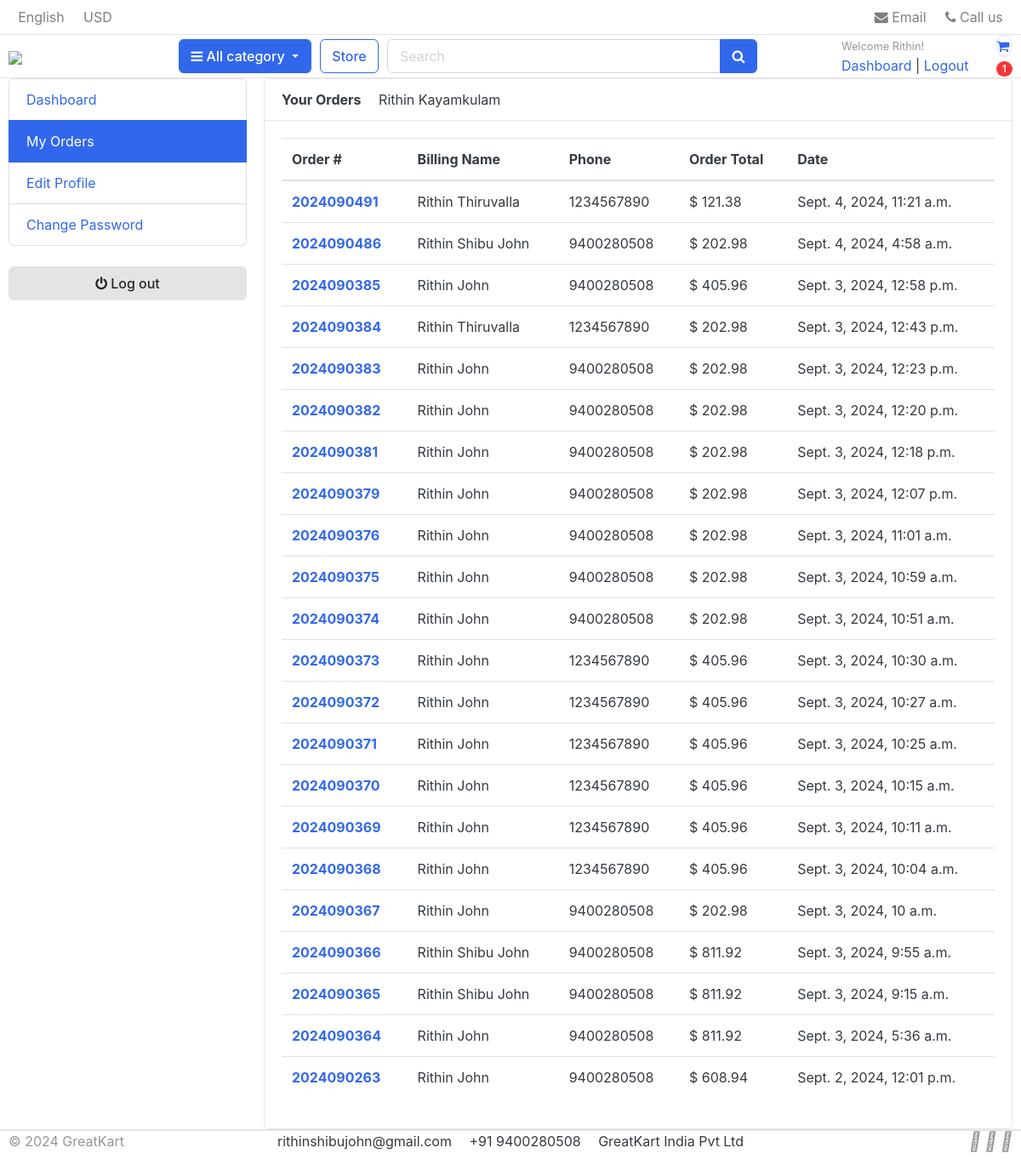
Page /accounts/my_orders/ (signed in) on the earlier database version.
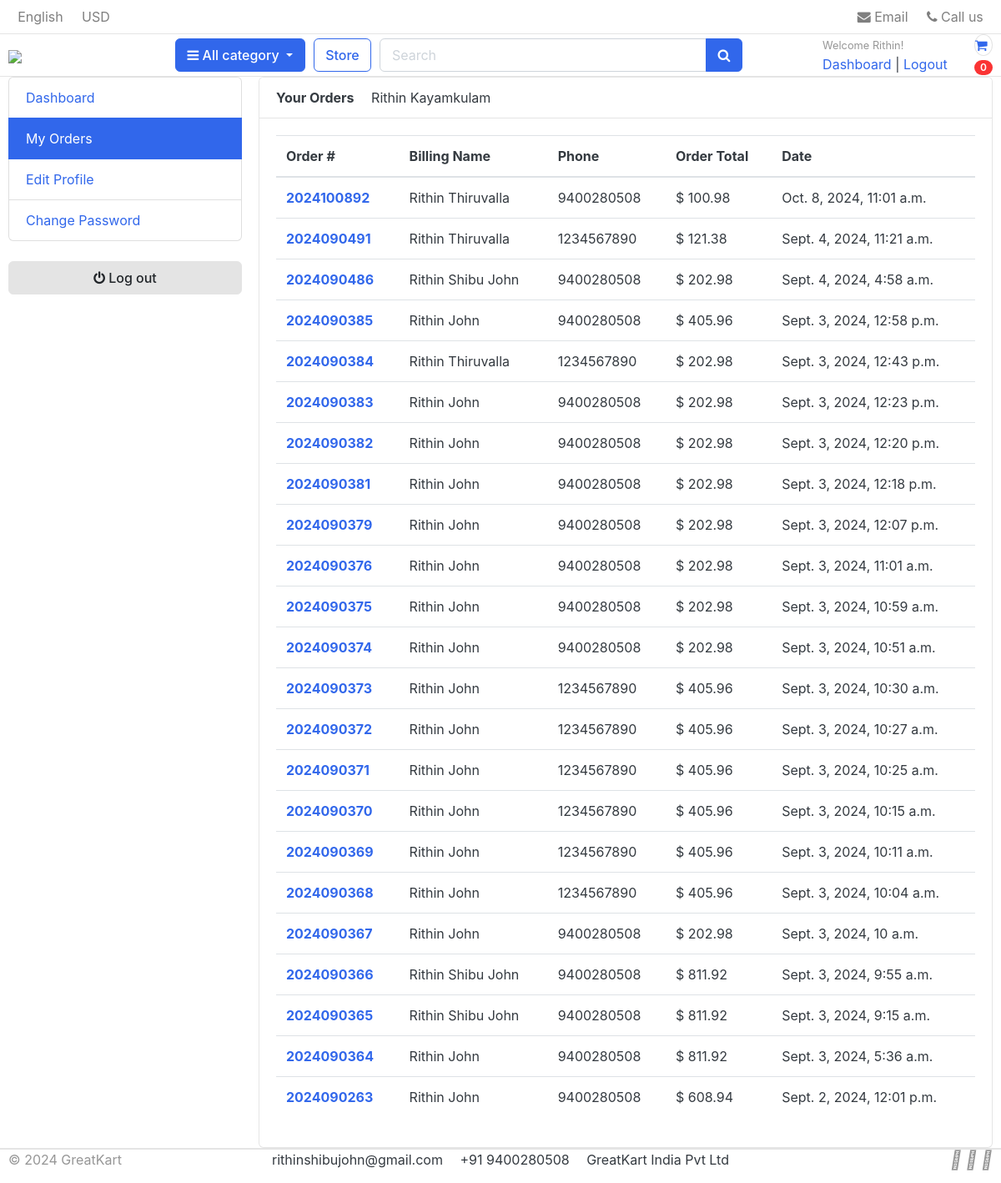
Same page on the later database version.
### orders/models.py (models this page shows, shortened)
class Order(models.Model):
    STATUS = (
        ('New', 'New'),
        ('Accepted', 'Accepted'),
        ('Completed', 'Completed'),
        ('Cancelled', 'Cancelled'),
    )
    user = models.ForeignKey(Account, on_delete=models.SET_NULL, null=True)
    payment = models.ForeignKey(Payment, on_delete=models.SET_NULL, blank=True, null=True)
    order_number = models.CharField(max_length=20)
    first_name = models.CharField(max_length=50)
    last_name = models.CharField(max_length=50)
    phone = models.CharField(max_length=15)
    email = models.EmailField(max_length=50)
    address_line_1 = models.CharField(max_length=50)
    address_line_2 = models.CharField(max_length=50, blank=True)
    country = models.CharField(max_length=50)
    state = models.CharField(max_length=50)
    city = models.CharField(max_length=50)
    order_note = models.CharField(max_length=100, blank=True)
    order_total = models.FloatField()
    tax = models.FloatField()
    status = models.CharField(max_length=10, choices=STATUS, blank=True)
    ip = models.CharField(blank=True, max_length=20)
    is_ordered = models.BooleanField(default=False)
    created_at = models.DateTimeField(auto_now_add=True)
    updated_at = models.DateTimeField(auto_now=True)
    def full_name(self):
        return f'{self.first_name} {self.last_name}'

### accounts/views.py (the view)
# urls.py: path('my_orders/', views.my_orders, name='my_orders'),
@login_required(login_url='login')
def my_orders(request):
    orders = Order.objects.filter(user=request.user, is_ordered=True).order_by('-created_at')
    context = {
        'orders':orders,
    }
    return render(request, 'accounts/my_orders.html',context)

### accounts/models.py (called while the page is built)
    def full_name(self):
        return f'{self.first_name} {self.last_name}'

### carts/context_processor.py (called while the page is built)
def counter(request):
    cart_count = 0
    if 'admin' in request.path:
        return {}
    else:
        try:
            cart = Cart.objects.filter(cart_id=_cart_id(request))
            if request.user.is_authenticated:
                cart_items = CartItem.objects.all().filter(user=request.user)
            else:
                cart_items = CartItem.objects.all().filter(cart=cart[:1])
            for cart_item in cart_items:
                cart_count +=  cart_item.quantity
        except Cart.DoesNotExist:
            cart_count = 0
    return dict(cart_count=cart_count)

### carts/views.py (called while the page is built)
def _cart_id(request):
    cart = request.session.session_key
    if not cart:
        cart = request.session.create()
    return cart

### category/context_processors.py (called while the page is built)
def menu_links(request):
    links = Category.objects.all()
    return dict(links=links)

### category/models.py (called while the page is built)
    def get_url(self):
        return reverse('products_by_category', args=[self.slug])

### templates/accounts/my_orders.html (shortened to what this page needs)
{% extends 'base.html' %}
{% load static %}
{% block content %}
<section class="section-conten padding-y bg">
    <div class="container">
        <div class="row">
        {% include 'includes/dashboard_sidebar.html' %}
        <main class="col-md-9">
            <article class="card">
            <header class="card-header">
                <strong class="d-inline-block mr-3">Your Orders</strong>
                <span>{{user.full_name}}</span>
            </header>
            <div class="card-body">
                <div class="row">
                <div class="col-md-12">
                    <table class="table table-hover">
                        <thead>
                          <tr>
                            <th scope="col">Order #</th>
                            <th scope="col">Billing Name</th>
                            <th scope="col">Phone</th>
                            <th scope="col">Order Total</th>
                            <th scope="col">Date</th>
                          </tr>
                        </thead>
                        <tbody>
                            {% for order in orders %}
                          <tr>
                            <th scope="row"><a href="{% url 'order_detail' order.order_number %}">{{order.order_number}}</a></th>
                            <td>{{order.full_name}}</td>
                            <td>{{order.phone}}</td>
                            <td>$ {{order.order_total}}</td>
                            <td>{{order.created_at}}</td>
                          </tr>
                          {% endfor %}
                        </tbody>
                      </table>
                </div>
                </div>
            </div>
            </article>
        </main>
    </div>
    </div>
    </section>
{% endblock %}

### templates/includes/navbar.html (shortened to what this page needs)
{% load static %}
<header class="section-header">
    <nav class="navbar p-md-0 navbar-expand-sm navbar-light border-bottom">
    <div class="container">
      <div class="collapse navbar-collapse" id="navbarTop4">
        <ul class="navbar-nav mr-auto">
            <li class="nav-item dropdown">
                 <a href="#" class="nav-link">   English </a>
            </li>
            <li class="nav-item dropdown">
                <a href="#" class="nav-link"> USD </a>
            </li>
        </ul>
        <ul class="navbar-nav">
            <li><a href="#" class="nav-link"> <i class="fa fa-envelope"></i> Email </a></li>
            <li><a href="#" class="nav-link"> <i class="fa fa-phone"></i> Call us </a></li>
        </ul>
      </div>
    </div>
    </nav>
    <section class="header-main border-bottom">
        <div class="container">
    <div class="row align-items-center">
        <div class="col-lg-2 col-md-3 col-6">
            <a href="{% url 'home' %}" class="brand-wrap">
                <img class="logo" src="https://rithinshibujohn.github.io/greatkart/static/images/logo.png">
            </a>
        </div>
        <div class="col-lg col-sm col-md col-6 flex-grow-0">
            <div class="category-wrap dropdown d-inline-block float-right">
                <button type="button" class="btn btn-primary dropdown-toggle" data-toggle="dropdown">
                    <i class="fa fa-bars"></i> All category
                </button>
            </div>
        </div>
        <a href="{% url 'store' %}" class="btn btn-outline-primary">Store</a>
        <div class="col-lg  col-md-6 col-sm-12 col">
            <form action="{% url 'search'%}" class="search" method="GET">
                <div class="input-group w-100">
                    <input type="text" class="form-control" style="width:60%;" placeholder="Search" name="keyword">
                    <div class="input-group-append">
                      <button class="btn btn-primary" type="submit">
                        <i class="fa fa-search"></i>
                      </button>
                    </div>
                </div>
            </form>
        </div>
        <div class="col-lg-3 col-sm-6 col-8 order-2 order-lg-3">
                    <div class="d-flex justify-content-end mb-3 mb-lg-0">
                        {% if user.id is None %}
                        <div class="widget-header">
                            <small class="title text-muted">Welcome guest!</small>
                            <div>
                                <a href="{% url 'login' %}">Sign in</a> <span class="dark-transp"> | </span>
                                <a href="{% url 'register' %}"> Register</a>
                            </div>
                        </div>
                        {% else %}
                        <div class="widget-header">
                            <small class="title text-muted">Welcome {{ user.first_name }}!</small>
                            <div>
                                <a href="{% url 'dashboard' %}">Dashboard</a> <span class="dark-transp"> | </span>
                                <a href="{% url 'logout' %}"> Logout</a>
                            </div>
                        </div>
                        {% endif %}
                        <a href="{% url 'cart' %}" class="widget-header pl-3 ml-3">
                            <div class="icon icon-sm rounded-circle border"><i class="fa fa-shopping-cart"></i></div>
                            <span class="badge badge-pill badge-danger notify">{{cart_count}}</span>
                        </a>
                    </div>
                </div>
    </div>
        </div>
    </section>
    </header>

Differences in the rows shown:
added Order: order_number "2024100892", full_name "Rithin Thiruvalla", phone "9400280508", order_total "100.98", created_at "Oct. 8, 2024, 11:01 a.m."
Other differences:
{{ cart_count }}: "1" → "0"
